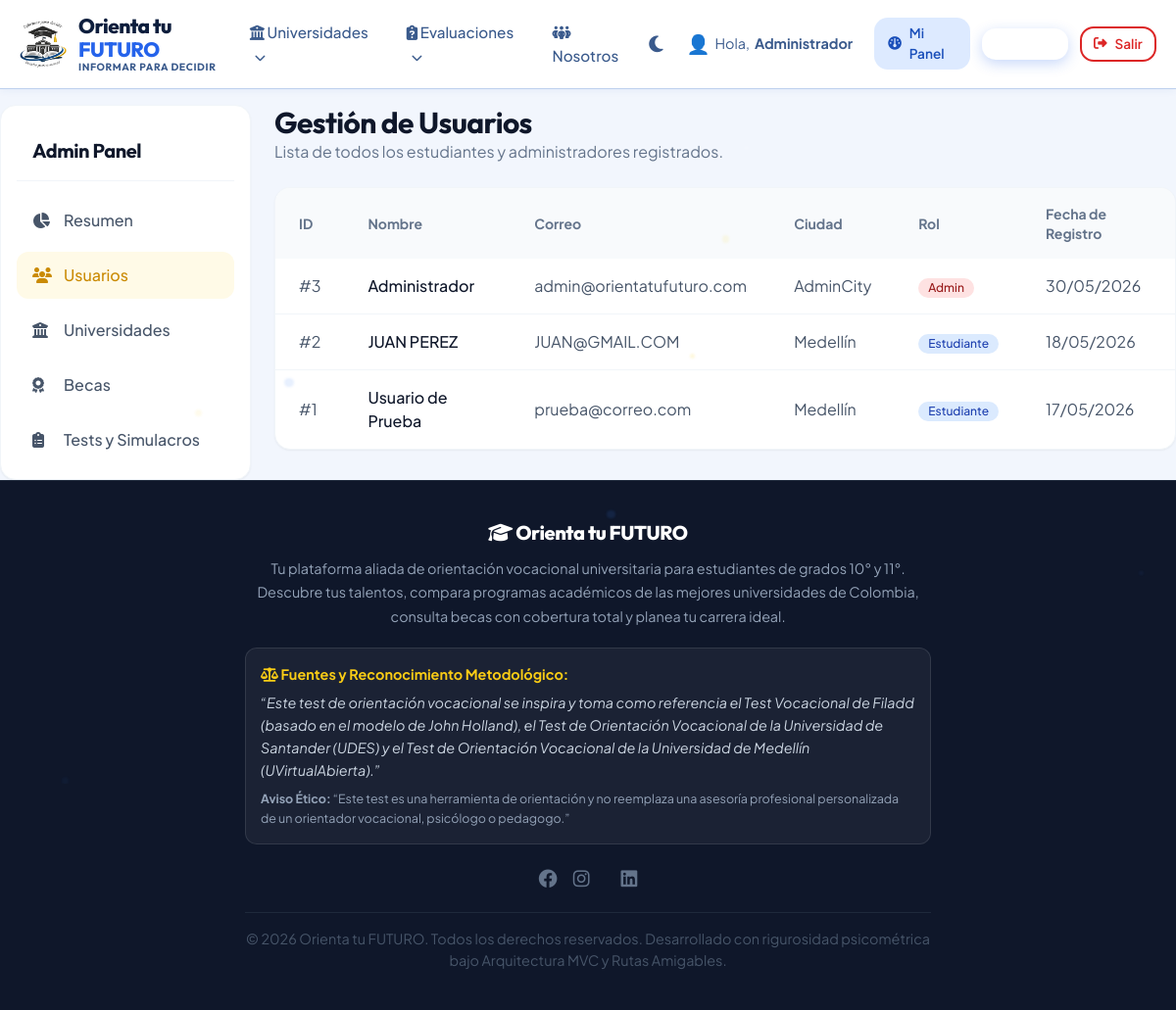
The app's page /admin/usuarios (signed in) with its own data.
### tables this page shows
CREATE TABLE `usuarios` (
  `id_usuarios` int(11) NOT NULL,
  `nombre` varchar(50) NOT NULL,
  `correo` varchar(100) NOT NULL,
  `password` varchar(255) NOT NULL,
  `ciudad` varchar(20) DEFAULT NULL,
  `rol` varchar(20) DEFAULT 'usuario',
  `f_registro` date DEFAULT NULL,
  `avatar` varchar(50) DEFAULT 'av1'
);

### controladores/controlador_admin.php (called while the page is built, shortened)
<?php
class ControladorAdmin {
    public function usuarios() {
        $db = baseDatos::crearInstancia();
        $usuarios = $db->query("SELECT * FROM usuarios ORDER BY f_registro DESC")->fetchAll();
        include_once "vistas/admin/usuarios.php";
    }
}
?>

### index.php (called while the page is built, shortened)
<?php
include_once("vistas/plantilla.php");
?>

### vistas/admin/usuarios.php (the view)
<?php if(!defined('URL_BASE')) exit; $url_base = constant('URL_BASE'); ?>
<div class="flex flex-col md:flex-row gap-6 mt-4">
    <aside class="w-full md:w-64 shrink-0 bg-white dark:bg-slate-800 rounded-2xl shadow-sm border border-slate-100 dark:border-slate-700 p-4">
        <div class="p-4 border-b border-slate-100 dark:border-slate-700 mb-4">
            <h2 class="text-xl font-bold font-heading text-slate-900 dark:text-white">Admin Panel</h2>
        </div>
        <nav class="space-y-2">
            <a href="<?php echo $url_base; ?>admin/dashboard" class="flex items-center gap-3 px-4 py-3 text-slate-600 dark:text-slate-300 hover:bg-slate-100 dark:hover:bg-slate-700 font-medium rounded-xl transition-colors">
                <i class="fa-solid fa-chart-pie w-5"></i> Resumen
            </a>
            <a href="<?php echo $url_base; ?>admin/usuarios" class="flex items-center gap-3 px-4 py-3 bg-brand-gold/10 text-brand-darkgold font-medium rounded-xl">
                <i class="fa-solid fa-users w-5"></i> Usuarios
            </a>
            <a href="<?php echo $url_base; ?>admin/universidades" class="flex items-center gap-3 px-4 py-3 text-slate-600 dark:text-slate-300 hover:bg-slate-100 dark:hover:bg-slate-700 font-medium rounded-xl transition-colors">
                <i class="fa-solid fa-building-columns w-5"></i> Universidades
            </a>
            <a href="<?php echo $url_base; ?>admin/becas" class="flex items-center gap-3 px-4 py-3 text-slate-600 dark:text-slate-300 hover:bg-slate-100 dark:hover:bg-slate-700 font-medium rounded-xl transition-colors">
                <i class="fa-solid fa-award w-5"></i> Becas
            </a>
            <a href="<?php echo $url_base; ?>admin/simulacros" class="flex items-center gap-3 px-4 py-3 text-slate-600 dark:text-slate-300 hover:bg-slate-100 dark:hover:bg-slate-700 font-medium rounded-xl transition-colors">
                <i class="fa-solid fa-clipboard-list w-5"></i> Tests y Simulacros
            </a>
        </nav>
    </aside>
    <main class="flex-1">
        <header class="mb-6 flex justify-between items-center">
            <div>
                <h1 class="text-3xl font-bold font-heading text-slate-900 dark:text-white">Gestión de Usuarios</h1>
                <p class="text-slate-500 dark:text-slate-400">Lista de todos los estudiantes y administradores registrados.</p>
            </div>
        </header>
        <div class="bg-white dark:bg-slate-800 rounded-2xl shadow-sm border border-slate-100 dark:border-slate-700 overflow-hidden">
            <div class="overflow-x-auto">
                <table class="w-full text-left text-slate-600 dark:text-slate-300">
                    <thead class="bg-slate-50 dark:bg-slate-700/50 text-slate-500 dark:text-slate-400 font-medium text-sm">
                        <tr>
                            <th class="px-6 py-4">ID</th>
                            <th class="px-6 py-4">Nombre</th>
                            <th class="px-6 py-4">Correo</th>
                            <th class="px-6 py-4">Ciudad</th>
                            <th class="px-6 py-4">Rol</th>
                            <th class="px-6 py-4">Fecha de Registro</th>
                        </tr>
                    </thead>
                    <tbody class="divide-y divide-slate-100 dark:divide-slate-700">
                        <?php foreach($usuarios as $user): ?>
                        <tr class="hover:bg-slate-50 dark:hover:bg-slate-700/30 transition-colors">
                            <td class="px-6 py-4">#<?php echo $user['id_usuarios']; ?></td>
                            <td class="px-6 py-4 font-medium text-slate-900 dark:text-white"><?php echo htmlspecialchars($user['nombre'] ?? ''); ?></td>
                            <td class="px-6 py-4"><?php echo htmlspecialchars($user['correo'] ?? ''); ?></td>
                            <td class="px-6 py-4"><?php echo htmlspecialchars($user['ciudad'] ?? ''); ?></td>
                            <td class="px-6 py-4">
                                <?php if(($user['rol'] ?? 'usuario') == 'admin'): ?>
                                    <span class="inline-flex items-center px-2.5 py-0.5 rounded-full text-xs font-medium bg-red-100 text-red-800">Admin</span>
                                <?php else: ?>
                                    <span class="inline-flex items-center px-2.5 py-0.5 rounded-full text-xs font-medium bg-blue-100 text-blue-800">Estudiante</span>
                                <?php endif; ?>
                            </td>
                            <td class="px-6 py-4"><?php echo !empty($user['f_registro']) ? date('d/m/Y', strtotime($user['f_registro'])) : 'N/A'; ?></td>
                        </tr>
                        <?php endforeach; ?>
                    </tbody>
                </table>
            </div>
        </div>
    </main>
</div>

### recursos/css/miestilo.css (style rules this page uses)
:root { --bg-main: #f2f6fd; --bg-card: #ffffff; --bg-navbar: rgba(255, 255, 255, 0.96); --bg-section: #e8f0fa; --text-primary: #0d1e3d; --text-secondary: #3a5a8c; --primary: #1a4fba; --primary-light: #ddeaff; --primary-hover: #0f3a9e; --accent: #eab308; --accent-light: #fef9c3; --success: #059669; --warning: #d97706; --danger: #dc2626; --border-color: #bdd0ee; --font-sans: 'Plus Jakarta Sans', -apple-system, sans-serif; --font-heading: 'Outfit', sans-serif; --shadow-sm: 0 1px 3px rgba(26, 79, 186, 0.08); --shadow-md: 0 4px 12px rgba(26, 79, 186, 0.10), 0 1px 4px rgba(0,0,0,0.04); --shadow-lg: 0 10px 30px rgba(26, 79, 186, 0.12), 0 4px 10px rgba(0,0,0,0.06); --shadow-premium: 0 20px 40px rgba(26, 79, 186, 0.14), 0 8px 16px rgba(0,0,0,0.05); --radius-sm: 8px; --radius-md: 14px; --radius-lg: 22px; --radius-full: 9999px; --transition: all 0.3s cubic-bezier(0.4, 0, 0.2, 1); }
* { margin: 0; padding: 0; box-sizing: border-box; }
body { background-color: var(--bg-main); color: var(--text-primary); font-family: var(--font-sans); line-height: 1.6; overflow-x: hidden; transition: background-color 0.4s ease, color 0.3s ease; }
h1, h2, h3, h4, h5, h6 { font-family: var(--font-heading); font-weight: 700; letter-spacing: -0.02em; line-height: 1.25; }
a { color: var(--primary); text-decoration: none; transition: var(--transition); }
.layout-container { min-height: 100vh; display: flex; flex-direction: column; }
.bg-white { background: #ffffff; }
[data-theme="light"] body { background-color: #f2f6fd; }

### records on screen
usuarios: id_usuarios "3", nombre "Administrador", correo "admin@orientatufuturo.com", ciudad "AdminCity", rol "Admin", f_registro "30/05/2026"
usuarios: id_usuarios "2", nombre "JUAN PEREZ", correo "JUAN@GMAIL.COM", ciudad "Medellín", rol "Estudiante", f_registro "18/05/2026"
usuarios: id_usuarios "1", nombre "Usuario de Prueba", correo "prueba@correo.com", ciudad "Medellín", rol "Estudiante", f_registro "17/05/2026"

### other values on screen
$emoji "👤"
$_SESSION['usuario']['nombre'] "Administrador"
